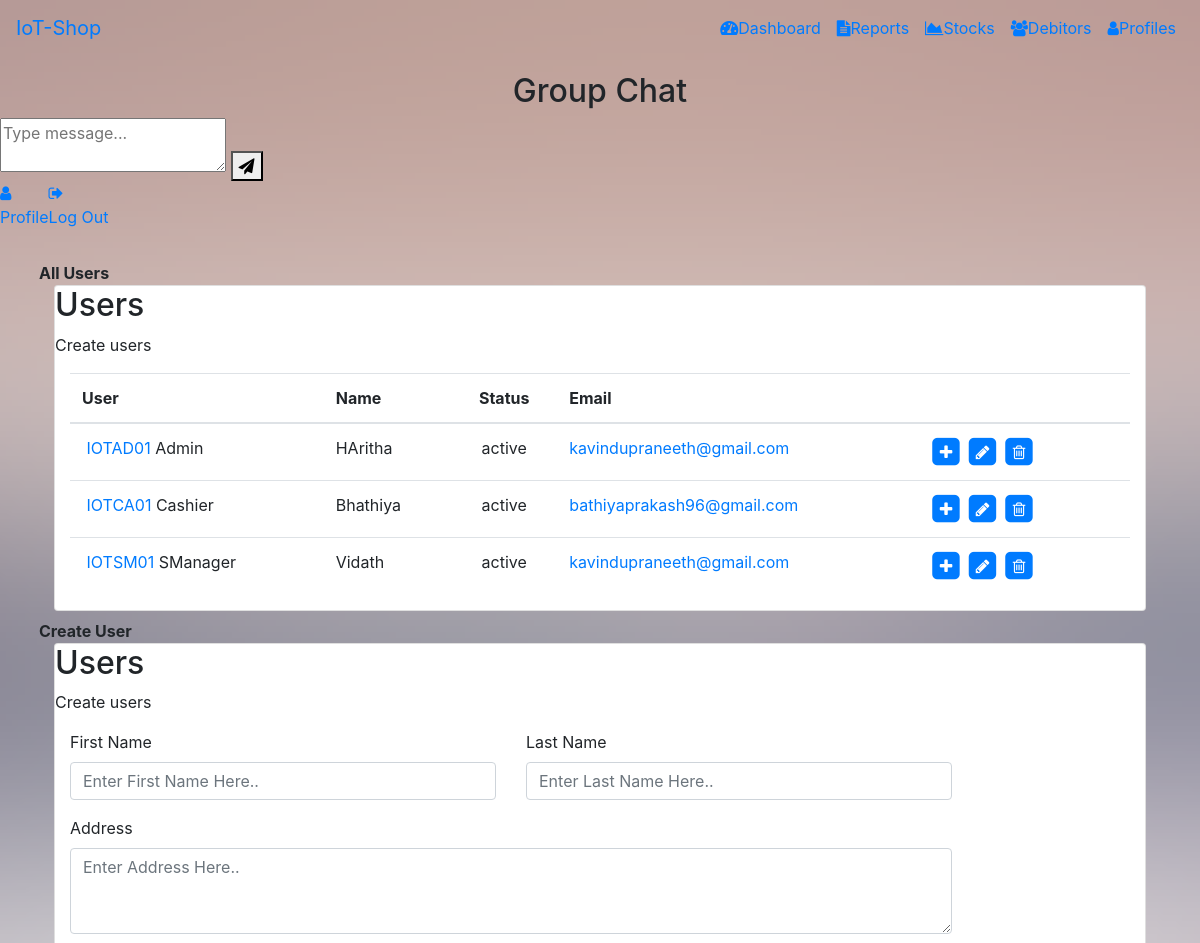
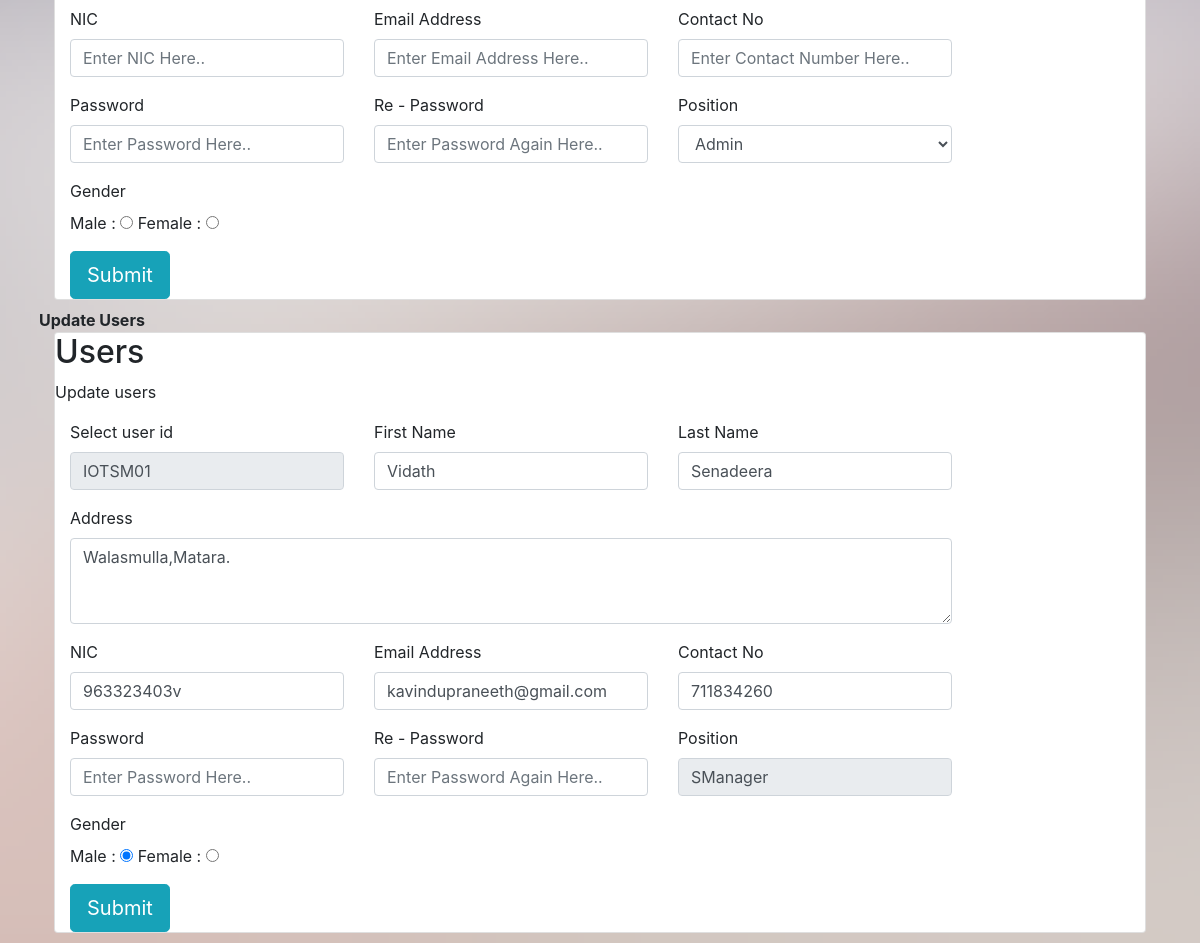
The app's page /index.php/admin/all_user_view with its own data (2 pictures, top to bottom).
### tables this page shows
CREATE TABLE `user` (
  `user_id` char(7) NOT NULL,
  `first_name` varchar(20) NOT NULL,
  `last_name` varchar(20) NOT NULL,
  `nic` varchar(11) NOT NULL,
  `address` varchar(200) NOT NULL,
  `gender` enum('male','female') NOT NULL,
  `email` varchar(50) NOT NULL,
  `contact_no` int(10) NOT NULL,
  `password` varchar(225) NOT NULL,
  `position` varchar(15) NOT NULL,
  `status` varchar(8) NOT NULL
);

### application/controllers/Admin.php (called while the page is built, shortened)
<?php
class Admin extends CI_Controller
{
	function all_user_view(){
		$results=$this->Admin_Model->get_allusers();
		$this->load->view('admin/admin-users',['results'=>$results]);
	}
}
?>

### index.php (called while the page is built, shortened)
<?php
require_once BASEPATH.'core/CodeIgniter.php';

### application/models/Admin_Model.php (called while the page is built, shortened)
<?php
	class Admin_Model extends CI_Model {
        public function get_allusers(){
            $query = $this->db->query('SELECT * FROM user');
            return $query->result();
        }
	}
?>

### application/views/admin/admin-users.php (the view, shortened to what this page needs)
<!DOCTYPE html>
<html lang="en" >
<head>
    <link rel='stylesheet' href='https://stackpath.bootstrapcdn.com/bootstrap/4.3.1/css/bootstrap.min.css'>
<link rel='stylesheet' href='https://cdnjs.cloudflare.com/ajax/libs/font-awesome/5.10.2/css/all.css'>
<link rel="stylesheet" href="<?php echo base_url('public/assets/css/nav-style.css'); ?>">
<link rel='stylesheet' href='https://maxcdn.bootstrapcdn.com/font-awesome/4.7.0/css/font-awesome.min.css'>
<link rel="stylesheet" href="<?php echo base_url('public/assets/css/style.css'); ?>">
  <link rel='stylesheet' href='https://cdnjs.cloudflare.com/ajax/libs/font-awesome/4.6.3/css/font-awesome.css'>
<link rel='stylesheet' href='https://cdnjs.cloudflare.com/ajax/libs/malihu-custom-scrollbar-plugin/3.1.3/jquery.mCustomScrollbar.min.css'>
<link rel="stylesheet" href="<?php echo base_url('public/assets/css/chat.css'); ?>">
  <link rel='stylesheet' href='https://s3-us-west-2.amazonaws.com/s.cdpn.io/172203/animate.css'>
   <link rel='stylesheet' href='https://codepen.io/gbhasha/pen/epggea.css'>
    <link rel="stylesheet" href="<?php echo base_url('public/assets/css/tabs.css'); ?>">
</head>
<body style="background: url('images/bg.png') no-repeat center center fixed; background-size: cover;">
<nav class="navbar navbar-expand-lg navbar-mainbg">
        <a class="navbar-brand navbar-logo" href="#">IoT-Shop</a>
        <div class="collapse navbar-collapse" id="navbarSupportedContent">
            <ul class="navbar-nav ml-auto">
                <li class="nav-item">
                    <a class="nav-link" href="<?php echo base_url('Admin/monthly_sales_view'); ?>"><i class="fas fa-tachometer-alt"></i>Dashboard</a>
                </li>
                <li class="nav-item">
                    <a class="nav-link" href="<?php echo base_url('Admin/navigate_report'); ?>"><i class="fa fa-file-text"></i>Reports</a>
                </li>
                <li class="nav-item">
                    <a class="nav-link" href="<?php echo base_url('Admin/admin_stocks'); ?>"><i class="fa fa-area-chart"></i>Stocks</a>
                </li>
                <li class="nav-item">
                    <a class="nav-link" href="<?php echo base_url('Admin/admin_creditors'); ?>"><i class="fa fa-users"></i>Debitors</a>
                </li>
                <li class="nav-item active">
                    <a class="nav-link" href="<?=base_url('Admin/all_user_view'); ?>"><i class="fa fa-user"></i>Profiles</a>
                </li>
            </ul>
        </div>
    </nav>
<div id="viewport">
    <div id="sidebar">
        <div id="messageContainer" class="chat">
            <div class="chat-title">
                <center><h2>Group Chat</h2></center>
            </div>
            <div class="action-box">
                <textarea class="action-box-input" type="text" placeholder="Type message..." name="textField" id="textField" onkeydown="sendMessage(this)"></textarea>
                <button id="sendButton" class="action-box-submit" type="submit"><i class="fa fa-paper-plane"></i></button>
            </div>
        </div>
        <ul class="nav">
            <li>
                <a href="<?=base_url('Common/profile_adn'); ?>"><i class="fa fa-user" aria-hidden="true"> </i><p>Profile</p></a>
            </li>
            <li>
                <a href="<?= base_url().'Auth/logout'?>"><i class="fa fa-sign-out" aria-hidden="true"> </i><p>Log Out</p></a>
            </li>
        </ul>
    </div>
  <div id="content">
    <nav class="navbar navbar-default">
    </nav>
    <dl id="rtabs" class="responsive-tabs" style="margin-left: 39px; margin-right: 39px; margin-bottom: 10px">
  <dt style="width: 33.3%;">All Users</dt>
  <dd >
     <div class="container-fluid">
        <div class="main-panel">
        <div class="main-panel-content">
            <div class="card" id="sales-summary">
              <div class="title">
                <h2>Users</h2>
                <p class="subtitle">Create users</p>
              </div>
              <div class="content">
                   <div id="body">
                  <div class="container">
                      <div class="row">
                          <div class="col-lg-12">
                              <div class="main-box no-header clearfix">
                                  <div class="main-box-body clearfix">
                                      <div class="table-responsive">
                                          <table class="table user-list">
                                              <thead>
                                                  <tr>
                                                  <th><span>User</span></th>
                                                  <th><span>Name</span></th>
                                                  <th class="text-center"><span>Status</span></th>
                                                  <th><span>Email</span></th>
                                                  <th> </th>
                                                  </tr>
                                              </thead>
                                              <tbody>
                                                <?php foreach($results as $res) {?>
                                                  <tr>
                                                      <td>
                                                          <a href="#" class="user-link"><?=$res->user_id?></a>
                                                          <span class="user-subhead"><?=$res->position?></span>
                                                      </td>
                                                      <td><?=$res->first_name?></td>
                                                      <td class="text-center">
                                                          <span class="label label-default"><?=$res->status?></span>
                                                      </td>
                                                      <td>
                                                          <a href="#"><?=$res->email?></a>
                                                      </td>
                                                      <td style="width: 20%;">
                                                          <a href="#" class="table-link success">
                                                              <span class="fa-stack">
                                                                  <i class="fa fa-square fa-stack-2x"></i>
                                                                  <i class="fa fa-plus fa-stack-1x fa-inverse"></i>
                                                              </span>
                                                          </a>
                                                          <a href="<?php echo base_url('Admin/profile_one/').$res->user_id ?>" class="table-link">
                                                              <span class="fa-stack">
                                                                  <i class="fa fa-square fa-stack-2x"></i>
                                                                  <i class="fa fa-pencil fa-stack-1x fa-inverse"></i>
                                                              </span>
                                                          </a>
                                                          <a href="#" class="table-link danger">
                                                              <span class="fa-stack">
                                                                  <i class="fa fa-square fa-stack-2x"></i>
                                                                  <i class="fa fa-trash-o fa-stack-1x fa-inverse"></i>
                                                              </span>
                                                          </a>
                                                      </td>
                                                  </tr>
                                                <?php } ?>
                                              </tbody>
                                          </table>
                                      </div>
                                  </div>
                              </div>
                          </div>
                      </div>
                  </div>
                            </div>
              </div>
            </div>
          </div>
    </div>
  </dd>
  <dt style="width: 33.3%;">Create User</dt>
  <dd>
      <div class="container-fluid">
        <div class="main-panel">
        <div class="main-panel-content">
            <div class="card" id="sales-summary">
              <div class="title">
                <h2>Users</h2>
                <p class="subtitle">Create users</p>
              </div>
              <div class="content">
                 <div class="col-lg-12 well">
        <div class="row">
        <form action="<?=base_url('Admin/create_user_account'); ?>" method="post">
          <div class="col-sm-12">
            <div class="row">
              <div class="col-sm-6 form-group">
                <label>First Name</label>
                <input type="text" name="fname" placeholder="Enter First Name Here.." class="form-control">
              </div>
              <div class="col-sm-6 form-group">
                <label>Last Name</label>
                <input type="text" name="lname" placeholder="Enter Last Name Here.." class="form-control">
              </div>
            </div>
            <div class="form-group">
              <label>Address</label>
              <textarea placeholder="Enter Address Here.." name="address" rows="3" class="form-control"></textarea>
            </div>
            <div class="row">
              <div class="col-sm-4 form-group">
                <label>NIC</label>
                <input type="text" name="nic" placeholder="Enter NIC Here.." class="form-control">
              </div>
            <div class="col-sm-4 form-group">
            <label>Email Address</label>
              <input type="email" name="email"  placeholder="Enter Email Address Here.." class="form-control">
            </div>
              <div class="col-sm-4 form-group">
                <label>Contact No</label>
                <input type="text" name="contact" placeholder="Enter Contact Number Here.." class="form-control">
              </div>
            </div>
            <div class="row">
              <div class="col-sm-4 form-group">
                <label>Password</label>
                <input type="password" id="password" value="" onchange="confPass(this.value, document.getElementById('re-password').value);" name="password" placeholder="Enter Password Here.." class="form-control">
              </div>
              <div class="col-sm-4 form-group">
                <label>Re - Password</label>
                <input type="password" name="re-password" value="" id="re-password" placeholder="Enter Password Again Here.." onchange="confPass(document.getElementById('password').value, this.value);" class="form-control">
              </div>
              <div class="col-sm-4 form-group">
              <label>Position</label>
            <select name="position" class="form-control">
              <option value="Admin">Admin</option>
            </select>
              </div>
            </div>
          <div class="row">
              <div class="col-sm-6 form-group">
                <label>Gender</label><br>
                Male : <input type="radio" name="gender" value="male" class="">
                Female : <input type="radio" name="gender" value="female" class="">
              </div>
            </div>
          <button type="submit" class="btn btn-lg btn-info">Submit</button>
          </div>
        </form>
        </div>
  </div>
              </div>
            </div>
          </div>
    </div>
  </dd>
  <dt style="width: 33.3%;">Update Users</dt>
  <dd>
<div class="container-fluid">
        <div class="main-panel">
        <div class="main-panel-content">
            <div class="card" id="sales-summary">
              <div class="title">
                <h2>Users</h2>
                <p class="subtitle">Update users</p>
              </div>
              <div class="content">
                 <div class="col-lg-12 well">
        <div class="row">
        <form action="<?=base_url('Admin/create_user_account'); ?>" method="post">
          <div class="col-sm-12">
            <div class="row">
              <div class="col-sm-4 form-group">
              <label>Select user id</label>
            <input type="text" class="form-control" name="ID" value="<?= $res->user_id ?>" disabled="disabled">
              </div>
              <div class="col-sm-4 form-group">
                <label>First Name</label>
                <input type="text" name="fname" class="form-control" value="<?= $res->first_name ?>">
              </div>
              <div class="col-sm-4 form-group">
                <label>Last Name</label>
                <input type="text" name="lname" value="<?= $res->last_name ?>" class="form-control">
              </div>
            </div>
            <div class="form-group">
              <label>Address</label>
              <textarea name="address" rows="3" class="form-control"><?= $res->address ?></textarea>
            </div>
            <div class="row">
              <div class="col-sm-4 form-group">
                <label>NIC</label>
                <input type="text" name="nic" value="<?= $res->nic ?>" class="form-control" >
              </div>
            <div class="col-sm-4 form-group">
            <label>Email Address</label>
              <input type="email" name="email"  value="<?= $res->email ?>" class="form-control">
            </div>
              <div class="col-sm-4 form-group">
                <label>Contact No</label>
                <input type="text" name="contact" value="<?= $res->contact_no ?>" class="form-control">
              </div>
            </div>
            <div class="row">
              <div class="col-sm-4 form-group">
                <label>Password</label>
                <input type="password" id="password" value="" onchange="confPass(this.value, document.getElementById('re-password').value);" name="password" placeholder="Enter Password Here.." class="form-control">
              </div>
              <div class="col-sm-4 form-group">
                <label>Re - Password</label>
                <input type="password" name="re-password" value="" id="re-password" placeholder="Enter Password Again Here.." onchange="confPass(document.getElementById('password').value, this.value);" class="form-control">
              </div>
              <div class="col-sm-4 form-group">
              <label>Position</label>
            <input type="text" name="position" class="form-control" value="<?= $res->position ?>" readonly>
              </div>
            </div>
          <div class="row">
              <div class="col-sm-6 form-group">
                <label>Gender</label><br>
                Male : <input type="radio" name="gender" value="male" class="" <?php if($res->gender=='male') {echo "checked";}?>>
                Female : <input type="radio" name="gender" value="female" class="" <?php if($res->gender=='female') {echo "checked";}?>>
              </div>
            </div>
          <button type="submit" class="btn btn-lg btn-info">Submit</button>
          </div>
        </form>
        </div>
  </div>
              </div>
            </div>
          </div>
    </div>
  </dd>
</dl>
  </div>
</div>
</body>
</html>

### records on screen
user: user_id "IOTAD01", position "Admin", first_name "HAritha", status "active", email "kavindupraneeth@gmail.com"
user: user_id "IOTCA01", position "Cashier", first_name "Bhathiya", status "active", email "bathiyaprakash96@gmail.com"
user: user_id "IOTSM01", position "SManager", first_name "Vidath", status "active", email "kavindupraneeth@gmail.com", ID "IOTSM01", fname "Vidath", lname "Senadeera", address "Walasmulla,Matara.", nic "963323403v", contact "711834260", gender "☑"
